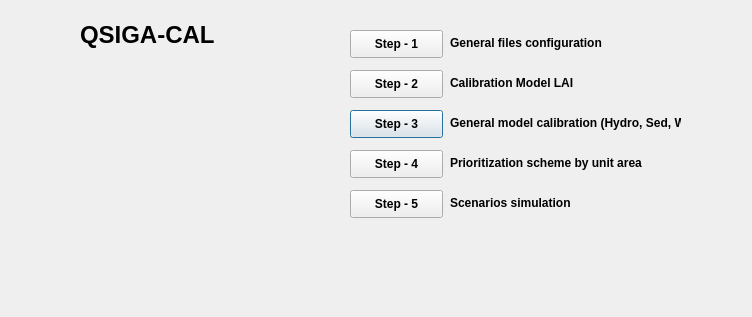
<?xml version="1.0" encoding="UTF-8"?>
<ui version="4.0">
 <class>QSIGA_CALDialogBase</class>
 <widget class="QDialog" name="QSIGA_CALDialogBase">
  <property name="geometry">
   <rect>
    <x>0</x>
    <y>0</y>
    <width>752</width>
    <height>317</height>
   </rect>
  </property>
  <property name="windowTitle">
   <string>QSIGA_CAL</string>
  </property>
  <widget class="QLabel" name="label_Pega">
   <property name="geometry">
    <rect>
     <x>410</x>
     <y>260</y>
     <width>141</width>
     <height>41</height>
    </rect>
   </property>
   <property name="text">
    <string/>
   </property>
   <property name="scaledContents">
    <bool>true</bool>
   </property>
  </widget>
  <widget class="QLabel" name="label_tnc">
   <property name="geometry">
    <rect>
     <x>240</x>
     <y>260</y>
     <width>151</width>
     <height>41</height>
    </rect>
   </property>
   <property name="text">
    <string/>
   </property>
   <property name="scaledContents">
    <bool>true</bool>
   </property>
  </widget>
  <widget class="QLabel" name="label_6">
   <property name="geometry">
    <rect>
     <x>450</x>
     <y>35</y>
     <width>171</width>
     <height>16</height>
    </rect>
   </property>
   <property name="font">
    <font>
     <weight>75</weight>
     <bold>true</bold>
    </font>
   </property>
   <property name="text">
    <string>General files configuration</string>
   </property>
  </widget>
  <widget class="QLabel" name="label_10">
   <property name="geometry">
    <rect>
     <x>450</x>
     <y>195</y>
     <width>231</width>
     <height>16</height>
    </rect>
   </property>
   <property name="font">
    <font>
     <weight>75</weight>
     <bold>true</bold>
    </font>
   </property>
   <property name="text">
    <string>Scenarios simulation</string>
   </property>
  </widget>
  <widget class="QPushButton" name="Step_3">
   <property name="geometry">
    <rect>
     <x>350</x>
     <y>110</y>
     <width>93</width>
     <height>28</height>
    </rect>
   </property>
   <property name="font">
    <font>
     <weight>75</weight>
     <bold>true</bold>
    </font>
   </property>
   <property name="text">
    <string>Step - 3</string>
   </property>
  </widget>
  <widget class="QPushButton" name="Step_1">
   <property name="geometry">
    <rect>
     <x>350</x>
     <y>30</y>
     <width>93</width>
     <height>28</height>
    </rect>
   </property>
   <property name="font">
    <font>
     <weight>75</weight>
     <bold>true</bold>
    </font>
   </property>
   <property name="text">
    <string>Step - 1</string>
   </property>
  </widget>
  <widget class="QLabel" name="label_7">
   <property name="geometry">
    <rect>
     <x>450</x>
     <y>75</y>
     <width>171</width>
     <height>16</height>
    </rect>
   </property>
   <property name="font">
    <font>
     <weight>75</weight>
     <bold>true</bold>
    </font>
   </property>
   <property name="text">
    <string>Calibration Model LAI</string>
   </property>
  </widget>
  <widget class="QPushButton" name="Step_2">
   <property name="geometry">
    <rect>
     <x>350</x>
     <y>70</y>
     <width>93</width>
     <height>28</height>
    </rect>
   </property>
   <property name="font">
    <font>
     <weight>75</weight>
     <bold>true</bold>
    </font>
   </property>
   <property name="text">
    <string>Step - 2</string>
   </property>
  </widget>
  <widget class="QPushButton" name="Step_4">
   <property name="geometry">
    <rect>
     <x>350</x>
     <y>150</y>
     <width>93</width>
     <height>28</height>
    </rect>
   </property>
   <property name="font">
    <font>
     <weight>75</weight>
     <bold>true</bold>
    </font>
   </property>
   <property name="text">
    <string>Step - 4</string>
   </property>
  </widget>
  <widget class="QLabel" name="label_8">
   <property name="geometry">
    <rect>
     <x>450</x>
     <y>115</y>
     <width>231</width>
     <height>16</height>
    </rect>
   </property>
   <property name="font">
    <font>
     <weight>75</weight>
     <bold>true</bold>
    </font>
   </property>
   <property name="text">
    <string>General model calibration (Hydro, Sed, WQ)</string>
   </property>
  </widget>
  <widget class="QLabel" name="label_9">
   <property name="geometry">
    <rect>
     <x>450</x>
     <y>155</y>
     <width>231</width>
     <height>16</height>
    </rect>
   </property>
   <property name="font">
    <font>
     <weight>75</weight>
     <bold>true</bold>
    </font>
   </property>
   <property name="text">
    <string>Prioritization scheme by unit area</string>
   </property>
  </widget>
  <widget class="QLabel" name="label_5">
   <property name="geometry">
    <rect>
     <x>70</x>
     <y>70</y>
     <width>161</width>
     <height>141</height>
    </rect>
   </property>
   <property name="text">
    <string/>
   </property>
   <property name="scaledContents">
    <bool>true</bool>
   </property>
  </widget>
  <widget class="QLabel" name="label_n4w">
   <property name="geometry">
    <rect>
     <x>20</x>
     <y>260</y>
     <width>201</width>
     <height>41</height>
    </rect>
   </property>
   <property name="text">
    <string/>
   </property>
   <property name="scaledContents">
    <bool>true</bool>
   </property>
  </widget>
  <widget class="QLabel" name="label_4">
   <property name="geometry">
    <rect>
     <x>80</x>
     <y>10</y>
     <width>141</width>
     <height>51</height>
    </rect>
   </property>
   <property name="text">
    <string>&lt;html&gt;&lt;head/&gt;&lt;body&gt;&lt;p&gt;&lt;span style=&quot; font-size:18pt; font-weight:600;&quot;&gt;QSIGA-CAL&lt;/span&gt;&lt;/p&gt;&lt;/body&gt;&lt;/html&gt;</string>
   </property>
  </widget>
  <widget class="QPushButton" name="Step_5">
   <property name="geometry">
    <rect>
     <x>350</x>
     <y>190</y>
     <width>93</width>
     <height>28</height>
    </rect>
   </property>
   <property name="font">
    <font>
     <weight>75</weight>
     <bold>true</bold>
    </font>
   </property>
   <property name="text">
    <string>Step - 5</string>
   </property>
  </widget>
  <widget class="QLabel" name="label_gotta">
   <property name="geometry">
    <rect>
     <x>580</x>
     <y>260</y>
     <width>151</width>
     <height>41</height>
    </rect>
   </property>
   <property name="text">
    <string/>
   </property>
   <property name="scaledContents">
    <bool>true</bool>
   </property>
  </widget>
 </widget>
 <resources/>
 <connections/>
</ui>
